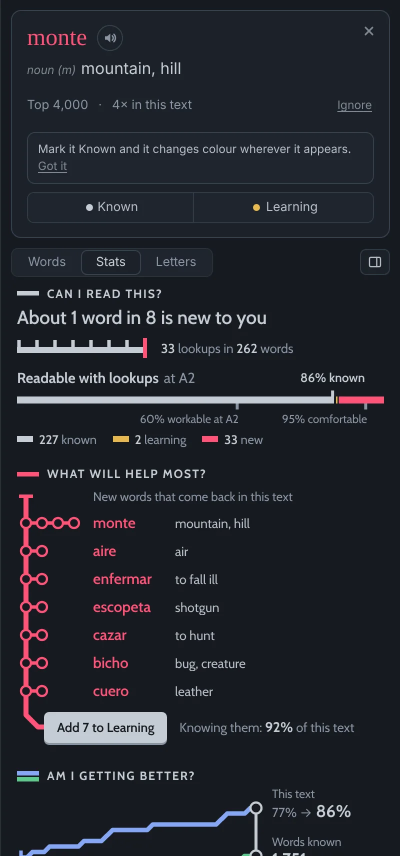
#> input picture design/stats-sidebar-ten/review/img/beck-card-dark-panel.webp, 800 x 1712 px (shown at 1/2 size)
$ python -i prep.py   (imports and definitions only)
#> lines starting #> are read from the running program, lines starting #| are printed output that depends on the picture
#> further down, picture is the input picture: PIL image 800x1712 RGB; mean R, G, B 35.2, 37.9, 45.2
"""Turn the harness's PNG screenshots (out/) into the review page's WebP images
(review/img/). Panel crops are trimmed to the design plus a margin, so the
contact sheet compares designs rather than empty sidebar; the window shots are
scaled to 1600 px wide.

    python3 harness/prep.py reference beck ...   (no ids: every PNG in out/)
"""
import re, sys, pathlib
from PIL import Image, ImageChops

ROOT = pathlib.Path(__file__).resolve().parent.parent
OUT, IMG = ROOT / 'out', ROOT / 'review' / 'img'
# [1 line not run here, left out]
ids = sys.argv[1:]

def trim_bottom(im, margin=40):
    # The sidebar's own background, sampled at the bottom, ignoring its left border.
#> called with margin = 40
    rgb = im.convert('RGB').crop((6, 0, im.width, im.height))
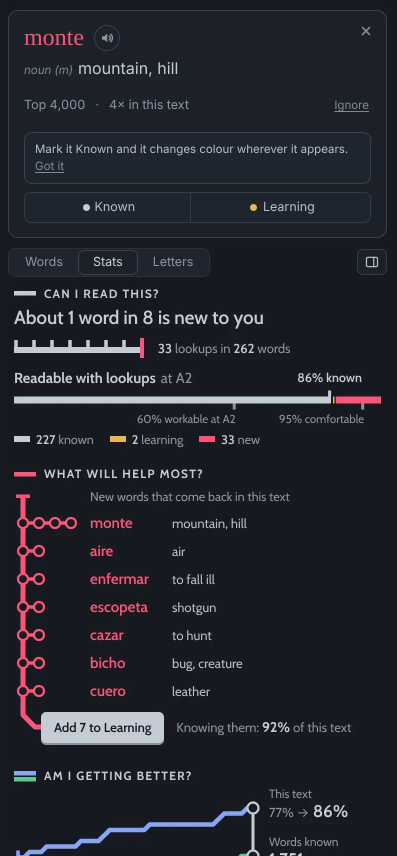
#> rgb: PIL image 794x1712 RGB (shown at 1/2 size); mean R, G, B 35.3, 38, 45.3
    bg = Image.new('RGB', rgb.size, rgb.getpixel((rgb.width // 2, rgb.height - 4)))
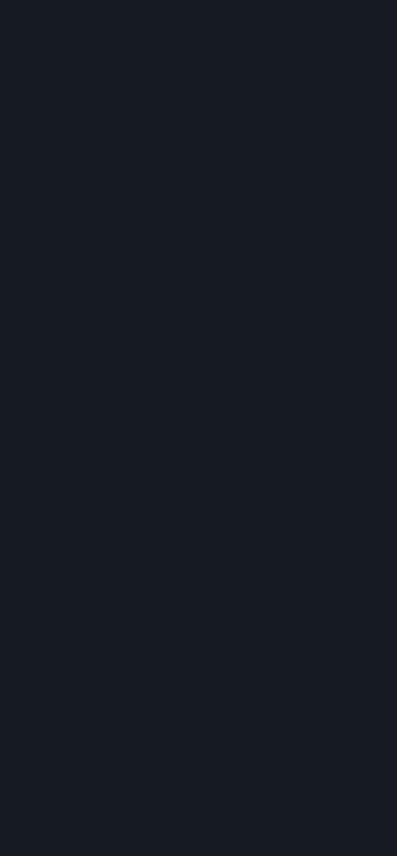
#> bg: PIL image 794x1712 RGB (shown at 1/2 size); mean R, G, B 22, 26, 32
    box = ImageChops.difference(rgb, bg).convert('L').point(lambda v: 255 if v > 18 else 0).getbbox()
#> box = (16, 20, 774, 1712)
    if not box:
        return im
    return im.crop((0, 0, im.width, min(im.height, box[3] + margin)))

# [15 lines not run here, left out]

>>> from PIL import Image
>>> picture = Image.open('../review/img/beck-card-dark-panel.webp')
>>> result = trim_bottom(picture)

$ run again, on design/stats-sidebar-ten/review/img/chalabi-card-dark-panel.webp
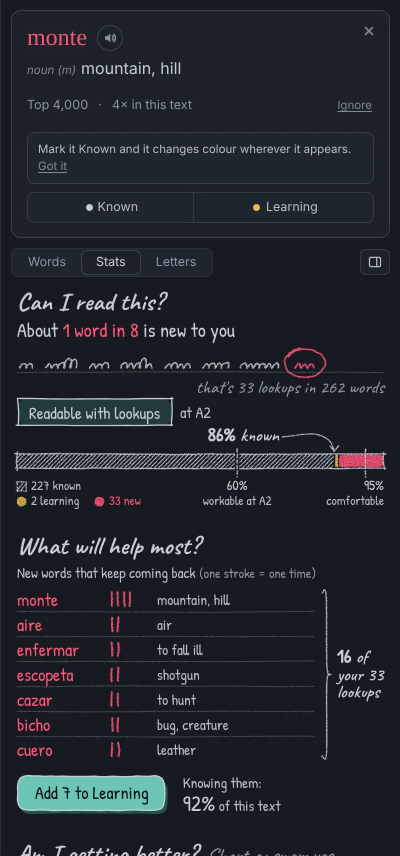
#> input picture design/stats-sidebar-ten/review/img/chalabi-card-dark-panel.webp, 800 x 1712 px (shown at 1/2 size)
#> picture is the input picture: PIL image 800x1712 RGB; mean R, G, B 34.3, 38.8, 45.3
#> in trim_bottom, `rgb = im.convert('RGB').crop((6, 0, im.width, im.height))`:
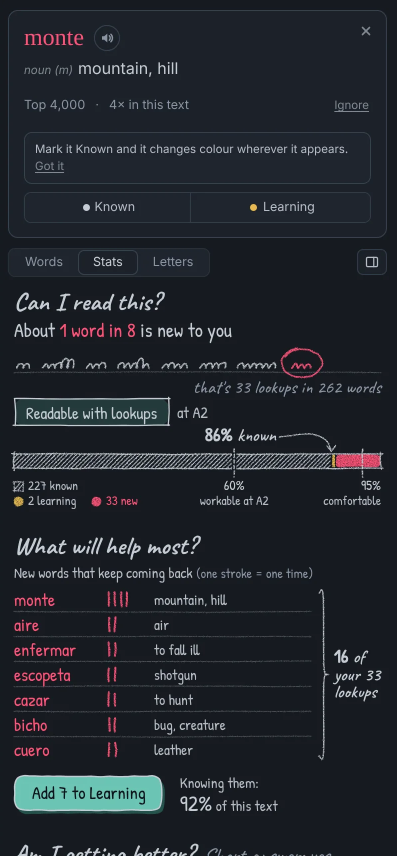
#> rgb: PIL image 794x1712 RGB (shown at 1/2 size); mean R, G, B 34.4, 38.8, 45.3
#> box = (16, 20, 774, 1712)
